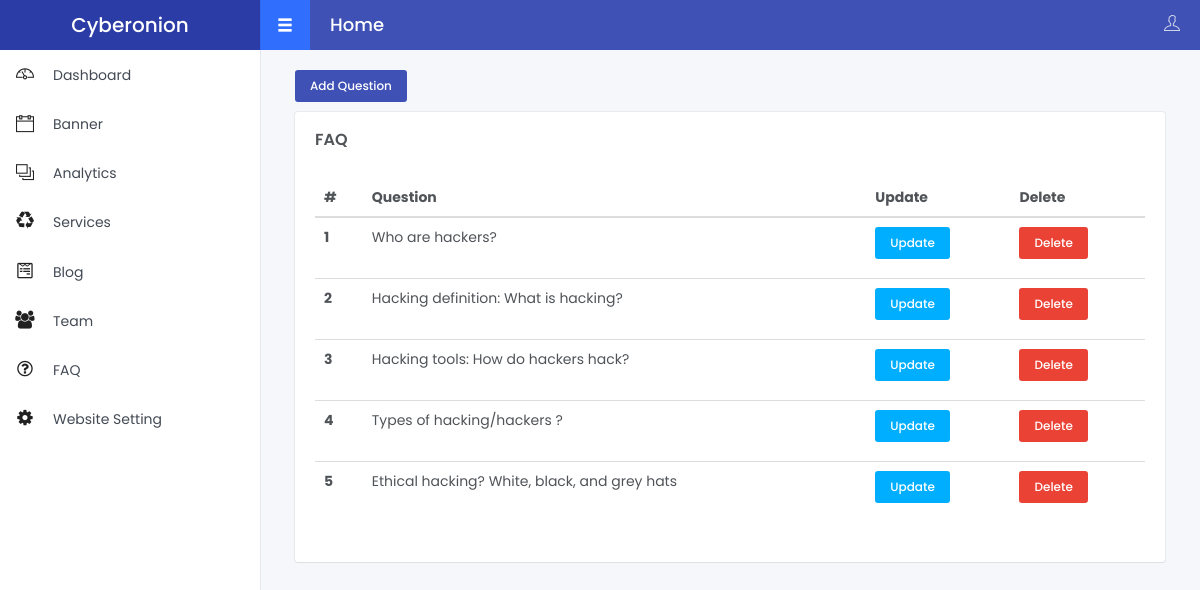
Page /admin/faq.php (signed in) on the committed database.
### tables this page shows
CREATE TABLE `faq` (
  `f_id` int(12) NOT NULL,
  `f_ques` text NOT NULL,
  `f_ans` text NOT NULL
);

### admin/faq.php (the view)
<?php
include("./include/config.php");
if (!isset($_SESSION['a_user'])) {
    header("Location: {$homename}/index.php");
} else {
    include("./include/sidebar.php");
    ?>
    <div class="col-xs-12">
        <a href="faq-add.php" class="btn waves-effect waves-light btn-primary btn-xs margin-bottom-10">Add Question</a>
        <div class="box-content">
            <h4 class="box-title">FAQ</h4>
            <div class="table-responsive">
                <table class="table ">
                    <thead>
                        <tr>
                            <th>#</th>
                            <th>Question</th>
                            <th>Update</th>
                            <th>Delete</th>
                        </tr>
                    </thead>
                    <tbody>
                        <?php
                        $i = 0;
                        $sql = "SELECT * FROM `faq` ";
                        $sql_res = mysqli_query($conn, $sql);
                        while ($row = mysqli_fetch_assoc($sql_res)) {
                            ?>
                            <tr>
                                <th scope="row">
                                    <?php echo $i = $i + 1 ?>
                                </th>
                                <td>
                                    <?php echo $row['f_ques'] ?>
                                </td>
                                <td> <a href="faq-update.php?fid=<?php echo $row['f_id']; ?>"
                                        class="btn waves-effect waves-light btn-info btn-xs margin-bottom-10">Update</a></td>
                                <td><a href="faq-delete.php?fid=<?php echo $row['f_id']; ?>"
                                        class="btn waves-effect waves-light btn-danger btn-xs margin-bottom-10">Delete</a></td>
                            </tr>
                            <?php
                        }
                        ?>
                    </tbody>
                </table>
            </div>
        </div>
    </div>
    <?php
}
include("./include/footer.php");
?>

### rows in the picture
faq: f_ques "Who are hackers?"
faq: i "2", f_ques "Hacking definition: What is hacking?"
faq: i "3", f_ques "Hacking tools: How do hackers hack?"
faq: i "4", f_ques "Types of hacking/hackers ?"
faq: i "5", f_ques "Ethical hacking? White, black, and grey hats"
